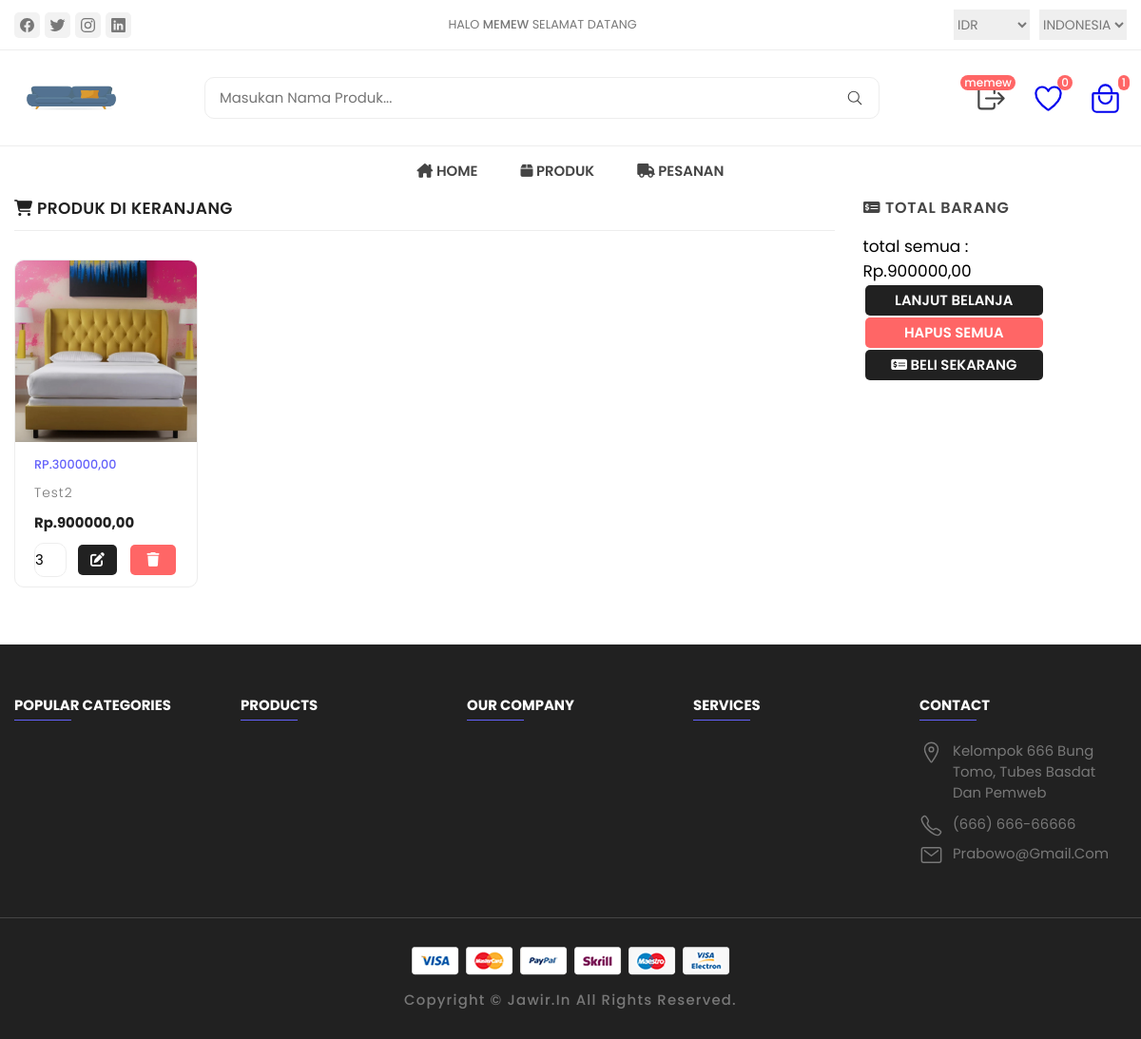
Screenshot of /cart.php (signed in) with the database file from the repository.
### tables this page shows
CREATE TABLE `users` (
  `id` int(100) NOT NULL,
  `name` varchar(20) NOT NULL,
  `email` varchar(50) NOT NULL,
  `password` varchar(50) NOT NULL
);

CREATE TABLE `cart` (
  `id` int(100) NOT NULL,
  `user_id` int(100) NOT NULL,
  `pid` int(100) NOT NULL,
  `name` varchar(100) NOT NULL,
  `price` int(10) NOT NULL,
  `quantity` int(10) NOT NULL,
  `image` varchar(100) NOT NULL
);

### cart.php (the view, shortened to what this page needs)
<?php
include 'components/connect.php';
if (isset($_SESSION['user_id'])) {
   $user_id = $_SESSION['user_id'];
} else {
   $user_id = '';
   header('location:user_login.php');
};
?>
<!DOCTYPE html>
<html lang="en">
<head>
   <link rel="stylesheet" href="https://cdnjs.cloudflare.com/ajax/libs/font-awesome/6.1.1/css/all.min.css">
   <link rel="stylesheet" href="./assets/css/style_sakkarepmu.css">
</head>
<body>
   <?php include 'components/user_header.php'; ?>
   <div class="product-container">
      <div class="container">
         <div class="product-box">
            <div class="product-main">
               <h2 class="title"><i class="fa-solid fa-cart-shopping"></i> PRODUK DI KERANJANG</h2>
               <div class="product-grid">
                  <?php
                  $grand_total = 0;
                  $select_cart = $conn->prepare("SELECT * FROM `cart` WHERE user_id = ?");
                  $select_cart->execute([$user_id]);
                  if ($select_cart->rowCount() > 0) {
                     while ($fetch_cart = $select_cart->fetch(PDO::FETCH_ASSOC)) {
                  ?>
                        <form action="" method="post" class="box">
                           <div class="showcase">
                              <img src="uploaded_img/<?= $fetch_cart['image']; ?>" alt="wishlist" width="300" class="product-img">
                              <div class="showcase-content">
                                  <a class="showcase-category">Rp.<?= $fetch_cart['price']; ?>,00</a>
                                 <div class="showcase-title"><?= $fetch_cart['name']; ?></div>
                                 <div class="price-box">
                                    <div class="flex-btn">
                                       <div class="price"><span>Rp.<?= $sub_total = ($fetch_cart['price'] * $fetch_cart['quantity']); ?>,00</span></div>
                                    </div>
                                 </div>
                                 <div class="price-box">
                                    <input type="number" name="qty" class="showcase" min="1" max="99" onkeypress="if(this.value.length == 2) return false;" value="<?= $fetch_cart['quantity']; ?>">
                                    <button type="submit" value="perbarui" class="btn btn-wishlist" name="update_qty"><i class="fa-solid fa-pen-to-square"></i></button>
                                    <button type="submit" name="delete" value="hapus item" onclick="return confirm('delete this from cart?');" class="btn btn-delete"><i class="fa-solid fa-trash"></i></button>
                                 </div>
                              </div>
                           </div>
                        </form>
                  <?php
                        $grand_total += $sub_total;
                     }
                  } else {
                     echo '<p class="empty">keranjang anda kosong</p>';
                  }
                  ?>
               </div>
            </div>
         </div>
         <div class="sidebar  has-scrollbar" data-mobile-menu>
            <div class="product-showcase">
               <h3 class="showcase-heading"><i class="fa-solid fa-money-check-dollar"></i> TOTAL BARANG</h3>
               <div class="showcase-wrapper">
                  <div class="showcase-container">
                     <div class="showcase">
                        <div class="showcase-content">
                           <div class="product-showcase">
                              <p>total semua : <span>Rp.<?= $grand_total; ?>,00</span></p>
                              <a href="shop.php" class="btn btn-wishlist">Lanjut Belanja</ion-icon></a>
                              <a href="cart.php?delete_all" class="btn btn-delete  <?= ($grand_total > 1) ? '' : 'disabled'; ?>" onclick="return confirm('hapus semua produk?');">Hapus Semua</a>
                              <a href="checkout.php" class="btn btn-wishlist <?= ($grand_total > 1) ? '' : 'disabled'; ?>"><i class="fa-solid fa-money-check-dollar"></i> Beli Sekarang</a>
                           </div>
                        </div>
                     </div>
                  </div>
               </div>
            </div>
         </div>
      </div>
   </div>
   <?php include 'components/footer.php'; ?>
</body>
</html>

### components/user_header.php (shortened to what this page needs)
<!DOCTYPE html>
<html lang="en">
<head>
   <link rel="stylesheet" href="../assets/css/style_sakkarepmu.css">
</head>
<body>
<header class="header">
   <section class="flex">
      <div class="header-top">
         <div class="container">
            <ul class="header-social-container">
               <li>
                  <a href="#" class="social-link">
                     <ion-icon name="logo-facebook"></ion-icon>
                  </a>
               </li>
               <li>
                  <a href="#" class="social-link">
                     <ion-icon name="logo-twitter"></ion-icon>
                  </a>
               </li>
               <li>
                  <a href="#" class="social-link">
                     <ion-icon name="logo-instagram"></ion-icon>
                  </a>
               </li>
               <li>
                  <a href="#" class="social-link">
                     <ion-icon name="logo-linkedin"></ion-icon>
                  </a>
               </li>
            </ul>
            <div class="header-alert-news">
               <?php
               $select_profile = $conn->prepare("SELECT * FROM `users` WHERE id = ?");
               $select_profile->execute([$user_id]);
               if ($select_profile->rowCount() > 0) {
                  $fetch_profile = $select_profile->fetch(PDO::FETCH_ASSOC);
               ?>
                  <p>
                     Halo
                     <b>
                        <?= $fetch_profile["name"]; ?>
                     </b> Selamat Datang
                  </p>
               <?php
               }
               ?>
            </div>
            <div class="header-top-actions">
               <select name="currency">
                  <option value="usd">IDR</option>
               </select>
               <select name="language">
                  <option value="en-US">Indonesia</option>
               </select>
            </div>
         </div>
      </div>
      <div class="header-main">
         <div class="container">
            <a href="#" class="header-logo">
               <img src="./assets/images/logo/sofa.jpg" alt="Jawir.In's logo" width="120" height="50">
            </a>
            <div class="header-search-container">
               <section class="search-form">
                  <form action="" method="post">
                     <input type="text" name="search_box" class="search-field" placeholder="Masukan Nama Produk..." required>
                     <button class="search-btn" name="search_btn">
                        <ion-icon name="search-outline"></ion-icon>
                     </button>
                  </form>
               </section>
            </div>
            <div class="header-user-actions">
                  <?php
                  $count_wishlist_items = $conn->prepare("SELECT * FROM `wishlist` WHERE user_id = ?");
                  $count_wishlist_items->execute([$user_id]);
                  $total_wishlist_counts = $count_wishlist_items->rowCount();
                  $count_cart_items = $conn->prepare("SELECT * FROM `cart` WHERE user_id = ?");
                  $count_cart_items->execute([$user_id]);
                  $total_cart_counts = $count_cart_items->rowCount();
                  ?>
              <?php
   $select_profile = $conn->prepare("SELECT * FROM `users` WHERE id = ?");
   $select_profile->execute([$user_id]);
   if ($select_profile->rowCount() > 0) {
      $fetch_profile = $select_profile->fetch(PDO::FETCH_ASSOC);
?>
   <div id="user-btn">
      <button class="action-btn" id="logout-btn">
         <ion-icon name="log-out-outline"></ion-icon>
         <span class="count">
            <?= $fetch_profile["name"]; ?>
         </span>
      </button>
   </div>
<?php
   }
?>
               <button class="action-btn">
                  <a href="wishlist.php"><ion-icon name="heart-outline"></ion-icon></a>
                  <span class="count">
                     <?= $total_wishlist_counts; ?>
                  </span>
               </button>
               <button class="action-btn">
                  <a href="cart.php"><ion-icon name="bag-handle-outline"></ion-icon></a>
                  <span class="count">
                     <?= $total_cart_counts; ?>
                  </span>
               </button>
            </div>
         </div>
      </div>
      <nav class="desktop-navigation-menu">
         <div class="container">
            <ul class="desktop-menu-category-list">
               <li class="menu-category">
                  <a href="home.php" class="menu-title"><i class="fa-solid fa-house-chimney"></i> Home</a>
               </li>
               <li class="menu-category">
                  <a href="home.php" class="menu-title"><i class="fa-solid fa-box"></i> Produk</a>
               </li>
               <li class="menu-category">
                  <a href="orders.php" class="menu-title"><i class="fa-solid fa-truck"></i> Pesanan</a>
               </li>
            </ul>
         </div>
      </nav>
   </section>
</header>
</body>
</html>

### rows the page displays
users: name "MEMEW", name "memew"
cart: image (picture), price "300000", name "Test2", $sub_total = ($fetch_cart['price'] * $fetch_cart['quantity']) "900000", qty "3"

### other values shown
$total_wishlist_counts "0"
$total_cart_counts "1"
$grand_total "900000"
